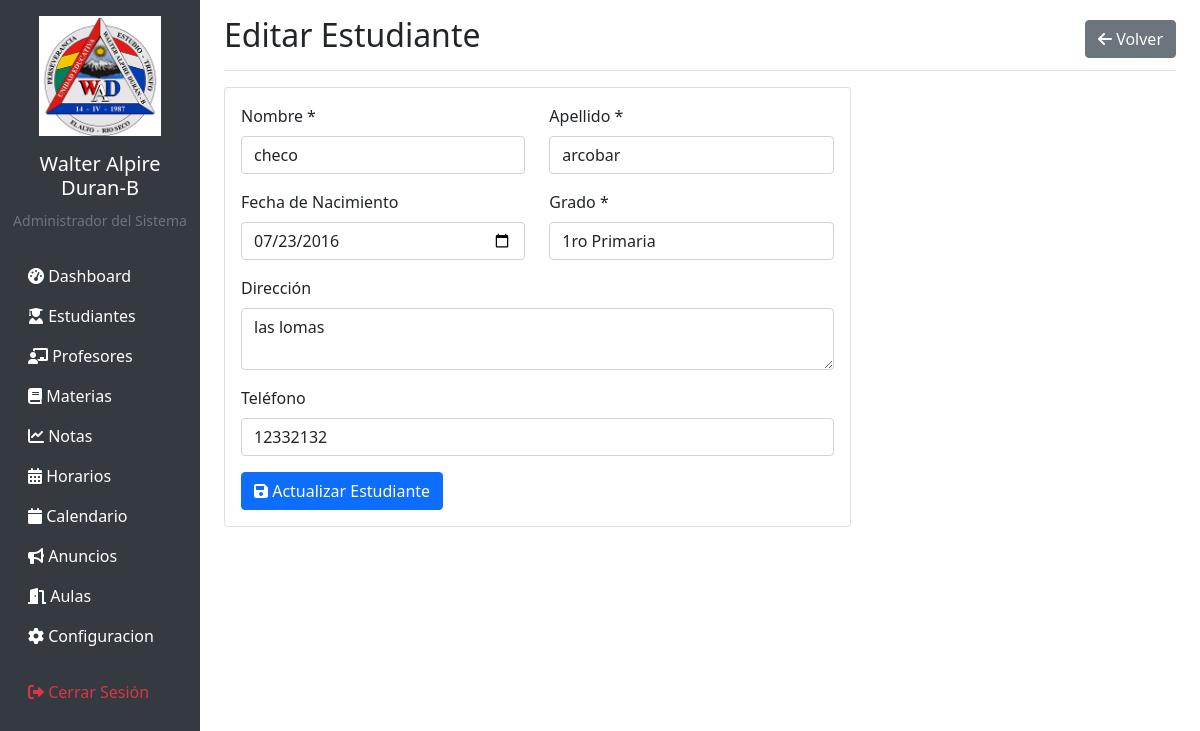
The page /students/edit/12 (signed in) on the database its author committed.
### tables this page shows
CREATE TABLE students (
            id INTEGER PRIMARY KEY AUTOINCREMENT,
            first_name TEXT NOT NULL,
            last_name TEXT NOT NULL,
            date_of_birth DATE,
            grade TEXT NOT NULL,
            parent_id INTEGER,
            address TEXT,
            phone TEXT,
            created_at TIMESTAMP DEFAULT CURRENT_TIMESTAMP,
            FOREIGN KEY (parent_id) REFERENCES users (id)
        );

### app.py (the view, shortened to what this page needs)
@app.route('/students/edit/<int:id>', methods=['GET', 'POST'])
@login_required
@role_required(['director', 'profesor'])
def edit_student(id):
    conn = get_db_connection()
    student = conn.execute('SELECT * FROM students WHERE id = ?', (id,)).fetchone()
    conn.close()
    if not student:
        flash('Estudiante no encontrado.', 'error')
        return redirect(url_for('list_students'))
    return render_template('students/edit.html', student=student)

### app.py (called while the page is built)
def get_db_connection():
    conn = sqlite3.connect(DATABASE)
    conn.row_factory = sqlite3.Row
    return conn

def login_required(f):
    @wraps(f)
    def decorated_function(*args, **kwargs):
        if 'user_id' not in session:
            return redirect(url_for('login'))
        return f(*args, **kwargs)
    return decorated_function

def role_required(roles):
    def decorator(f):
        @wraps(f)
        def decorated_function(*args, **kwargs):
            if 'user_role' not in session or session['user_role'] not in roles:
                flash('No tienes permisos para acceder a esta página.', 'error')
                return redirect(url_for('dashboard'))
            return f(*args, **kwargs)
        return decorated_function
    return decorator

### templates/students/edit.html (shortened to what this page needs)
{% extends "base.html" %}
{% block content %}
<div class="d-flex justify-content-between flex-wrap flex-md-nowrap align-items-center pt-3 pb-2 mb-3 border-bottom">
    <h1 class="h2">Editar Estudiante</h1>
    <div class="btn-toolbar mb-2 mb-md-0">
        <a href="{{ url_for('list_students') }}" class="btn btn-secondary">
            <i class="fas fa-arrow-left"></i> Volver
        </a>
    </div>
</div>
<div class="row">
    <div class="col-md-8">
        <div class="card">
            <div class="card-body">
                <form method="POST">
                    <div class="row">
                        <div class="col-md-6">
                            <div class="mb-3">
                                <label for="first_name" class="form-label">Nombre *</label>
                                <input type="text" class="form-control" id="first_name" name="first_name"
                                       value="{{ student.first_name }}" required>
                            </div>
                        </div>
                        <div class="col-md-6">
                            <div class="mb-3">
                                <label for="last_name" class="form-label">Apellido *</label>
                                <input type="text" class="form-control" id="last_name" name="last_name"
                                       value="{{ student.last_name }}" required>
                            </div>
                        </div>
                    </div>
                    <div class="row">
                        <div class="col-md-6">
                            <div class="mb-3">
                                <label for="date_of_birth" class="form-label">Fecha de Nacimiento</label>
                                <input type="date" class="form-control" id="date_of_birth" name="date_of_birth"
                                       value="{{ student.date_of_birth }}">
                            </div>
                        </div>
                        <div class="col-md-6">
                            <div class="mb-3">
                                <label for="grade" class="form-label">Grado *</label>
                                <select class="form-control" id="grade" name="grade" required>
                                    <option value="1ro Primaria" {{ 'selected' if student.grade == '1ro Primaria' }}>1ro Primaria</option>
                                </select>
                            </div>
                        </div>
                    </div>
                    <div class="mb-3">
                        <label for="address" class="form-label">Dirección</label>
                        <textarea class="form-control" id="address" name="address" rows="2">{{ student.address or '' }}</textarea>
                    </div>
                    <div class="mb-3">
                        <label for="phone" class="form-label">Teléfono</label>
                        <input type="tel" class="form-control" id="phone" name="phone" value="{{ student.phone or '' }}">
                    </div>
                    <button type="submit" class="btn btn-primary">
                        <i class="fas fa-save"></i> Actualizar Estudiante
                    </button>
                </form>
            </div>
        </div>
    </div>
</div>
{% endblock %}

### rows shown on the page
students: first_name "checo", last_name "arcobar", date_of_birth "07/23/2016", address "las lomas", phone "12332132"

### other values the page prints
{{ session.full_name }} "Administrador del Sistema"
